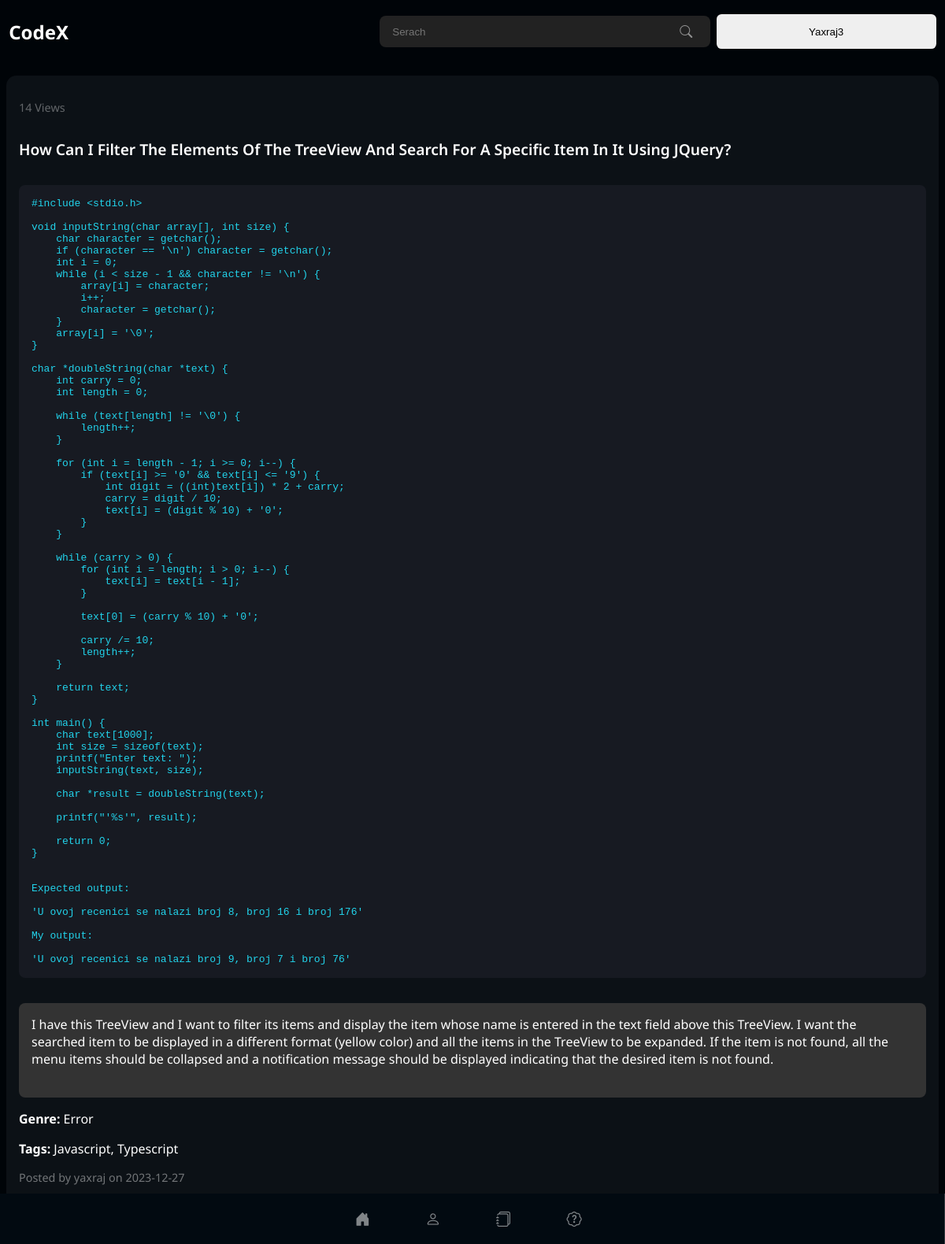
Page /article/1 (signed in) on the committed database.
### app.py (models this page shows, shortened)
class User(UserMixin, db.Model):
    id = db.Column(db.Integer, primary_key=True)
    username = db.Column(db.String(30), unique=True)
    email = db.Column(db.String(50), unique=True)
    password = db.Column(db.String(80))
    dob = db.Column(db.Integer)
    tech_stack = db.Column(db.String(80))
    bio = db.Column(db.Text(500))
    occupation = db.Column(db.String(80))
    location = db.Column(db.String(80))
    profile_pic = db.Column(db.String(80), default='default.png')
    github = db.Column(db.String(80))
    linkedin = db.Column(db.String(80))
    twitter = db.Column(db.String(80))
    facebook = db.Column(db.String(80))
    instagram = db.Column(db.String(80))
    website = db.Column(db.String(80))
    created_at = db.Column(db.DateTime, default=datetime.utcnow)
    status = db.Column(db.String(80), default='active')

class Articles(db.Model):
    article_id = db.Column(db.Integer, primary_key=True)
    title = db.Column(db.String(200), nullable=False)
    description = db.Column(db.Text, nullable=False)
    code_snippet = db.Column(db.Text, nullable=True)
    post_by = db.Column(db.String(200), nullable=False)
    date_time = db.Column(db.DateTime, default=datetime.utcnow)
    likes = db.Column(db.Integer, default=0)
    genre = db.Column(db.String(200), nullable=True)
    tags = db.Column(db.String(200), nullable=True)
    views = db.Column(db.Integer, default=0)
    updated_at = db.Column(db.DateTime, onupdate=datetime.utcnow)
    status = db.Column(db.String(200), nullable=False, default='draft')

### app.py (the view)
@app.route('/article/<int:article_id>', methods=['GET'])
def article(article_id):
    article = Articles.query.get(article_id)
    if article:
        if 'views' in article.__dict__:
            article.views += 1
        else:
            article.views = 1
        db.session.commit()
        return render_template('view_article.html', article=article)
    else:
        return "Article not found", 404

### app.py (called while the page is built)
@login_manager.user_loader
def load_user(user_id):
    return User.query.get(int(user_id))

### templates/view_article.html (shortened to what this page needs)
{% extends 'base.html' %}  {% block bodyblock %}
<div class="wrapper">
  {% include 'sidebar.html' %}
  <div class="articles-div-main">
    <div class="article-card" style="width: 100%;">
      <div class="top-bar">
        <span class="views">{{ article.views }} Views</span>
        <div class="buttons">
        </div>
      </div>
      <h2 class="title" style=" font-weight: 600">
        {{ article.title }}
      </h2>
      <pre class="code-snippet">{{ article.code_snippet }}</pre>
      <pre class="description">{{ article.description }}</pre>
      <p><strong>Genre:</strong> {{ article.genre }}</p>
      <p><strong>Tags:</strong> {{ article.tags }}</p>
      <p class="posted-by">
        Posted by {{ article.post_by }} on {{
        article.date_time.strftime('%Y-%m-%d') }}
      </p>
      <p class="status"><strong>Status:</strong> {{ article.status }}</p>
    </div>
  </div></div>
  {% endblock bodyblock %}

### templates/base.html (shortened to what this page needs)
<!DOCTYPE html>
<html lang="en">
  <head>
    <link rel="stylesheet" href="../static/styles/style.css" />
    <link
      rel="stylesheet"
      href="https://cdn.jsdelivr.net/npm/bootstrap-icons@1.11.2/font/bootstrap-icons.min.css"
    />
  </head>
  <body>
    <div class="navbar">
      <div class="left">
        <div class="logo">
          <h2 style="color: #fff">CodeX</h2>
        </div>
      </div>
      <div class="right">
        <div class="search">
          <input type="text" placeholder="Serach" /><i class="bi bi-search"></i>
        </div>
        <div class="buttons">
          <button class="login-btn">
            {% if current_user.is_authenticated %}<a
              style="text-decoration: none; color: #000"
              href="/profile"
            >
              {{ current_user.username }}</a
            >
            {% else %}
            <a style="text-decoration: none; color: #000" href="/login"
              >Sign In</a
            >
            {% endif %}
          </button>
        </div>
      </div>
    </div>
    {% block bodyblock %} {% endblock bodyblock %}
  </body>
</html>

### static/styles/style.css (style rules this page uses)
* { margin: 0; padding: 0; box-sizing: border-box; }
body { background-color: #000408; font-family: "Noto Sans", sans-serif; overflow-x: hidden; }
.navbar { width: 100%; height: 5rem; z-index: 999999999; padding: 0rem 3rem; display: flex; align-items: center; justify-content: space-between; position: fixed; background-color: #000408; }
.navbar .left { width: 30%; height: 100%; display: flex; justify-content: flex-end; align-items: center; }
.navbar .left .logo { width: 100%; height: 100%; display: flex; justify-content: flex-start; align-items: center; }
.navbar .right { width: 30%; height: 100%; display: flex; align-items: center; justify-content: flex-end; }
.navbar .right .search { width: 60%; height: 2.5rem; display: flex; align-items: center; background-color: #222; padding: 0rem 1rem; border-radius: 0.5rem; }
.navbar .right .search input { width: 100%; background-color: #222; outline: none; border: none; color: #fff; }
.navbar .right .search .bi-search { color: #fff; padding: 0.4rem; opacity: 50%; }
.navbar .right .buttons { display: flex; align-items: center; }
.navbar .right .buttons .login-btn { padding: 0.8rem 1.6rem; border: none; outline: none; border-radius: 0.4rem; }
@media (max-width: 1200px) { .navbar { padding: 0.7rem; } }
@media (max-width: 1200px) { .navbar .left { width: 30%; height: 100%; } }
@media (max-width: 1200px) { .navbar .right { width: 60%; gap: 0.5rem; } }
@media (max-width: 1200px) { .navbar .right .search { width: 60%; } }
@media (max-width: 1200px) { .navbar .right .buttons { width: 40%; } }
@media (max-width: 1200px) { .navbar .right .buttons .login-btn { width: 100%; padding: 0.9rem 0.3rem; text-wrap: nowrap; overflow: hidden; } }
.wrapper { width: 100%; display: flex; height: 100%; position: static; }
.wrapper .articles-div-main { width: 100%; height: 100vh; overflow-y: scroll; padding: 2rem; padding-top: 6rem; gap: 2rem; display: flex; flex-direction: column; align-items: center; }
.wrapper .articles-div-main .article-card { background-color: #0c1116; display: flex; flex-direction: column; width: 60%; padding: 2rem; gap: 1rem; padding-top: 0rem; border-radius: 1rem; }
.wrapper .articles-div-main .article-card .top-bar { width: 100%; height: 3rem; display: flex; justify-content: space-between; align-items: center; }
.wrapper .articles-div-main .article-card .top-bar .views { color: rgba(255, 255, 255, 0.3568627451); font-size: 0.9rem; }
.wrapper .articles-div-main .article-card .top-bar .buttons { display: flex; gap: 0.4rem; }
.wrapper .articles-div-main .article-card h2 { margin-top: 0; color: #ffffff; text-transform: capitalize; margin-bottom: 1rem; }
.wrapper .articles-div-main .article-card p { color: #fff; }
.wrapper .articles-div-main .article-card .code-snippet { font-family: monospace; padding: 1rem; border-radius: 0.5rem; background-color: #171a22; color: #22d3eb; margin-bottom: 1rem; }
.wrapper .articles-div-main .article-card .description { width: 100%; background-color: #333; text-wrap: wrap; padding: 1rem; border-radius: 0.5rem; color: #fff; font-family: "Noto Sans", sans-serif; font-size: 1rem; }
.wrapper .articles-div-main .article-card .posted-by { color: rgba(255, 255, 255, 0.4235294118); font-size: 0.9rem; }
.wrapper .articles-div-main .article-card .status { color: #fff; font-size: 0.9rem; }
@media (max-width: 1200px) { .wrapper .articles-div-main { padding: 0.5rem; padding-top: 6rem; } }
@media (max-width: 1200px) { .wrapper .articles-div-main .article-card { background-color: #0c1116; display: flex; flex-direction: column; width: 100%; padding: 1rem; border-radius: 0.8rem; } }
@media (max-width: 1200px) { .wrapper .articles-div-main .article-card h2 { font-size: 1.2rem; } }
@media (max-width: 1200px) { .wrapper .articles-div-main .article-card .code-snippet { overflow-x: scroll; } }
@media (max-width: 1200px) { .wrapper .articles-div-main .article-card .description { background-color: #333; } }

### rows in the picture
User: username "Yaxraj3"
Articles: views "14", title "How Can I Filter The Elements Of The TreeView And Search For A Specific Item In It Using JQuery?", code_snippet "#include <stdio.h> void inputString(char array[], int size) { char character = getchar(); if (character == '\\n') character = getchar(); int i = 0; while (i < size - 1 && character != '\\n') { array[i] = character; i++; character = getchar(); } array[i] = '\\0'; } char *doubleString(char *text) { int carry = 0; int length = 0; while (text[length] != '\\0') { length++; } for (int i = length - 1; i >= 0; i--) { if (text[i] >= '0' && text[i] <= '9') { int digit = ((int)text[i]) * 2 + carry; carry = digit / 10; text[i] = (digit % 10) + '0'; } } while (carry > 0) { for (int i = length; i > 0; i--) { text[i] = text[i - 1]; } text[0] = (carry % 10) + '0'; carry /= 10; length++; } return text; } int…", description "I have this TreeView and I want to filter its items and display the item whose name is entered in the text field above this TreeView. I want the searched item to be displayed in a different format (yellow color) and all the items in the TreeView to be expanded. If the item is not found, all the menu items should be collapsed and a notification message should be displayed indicating that the desired item is not found.", genre "Error", tags "Javascript, Typescript", post_by "yaxraj", date_time "2023-12-27"
